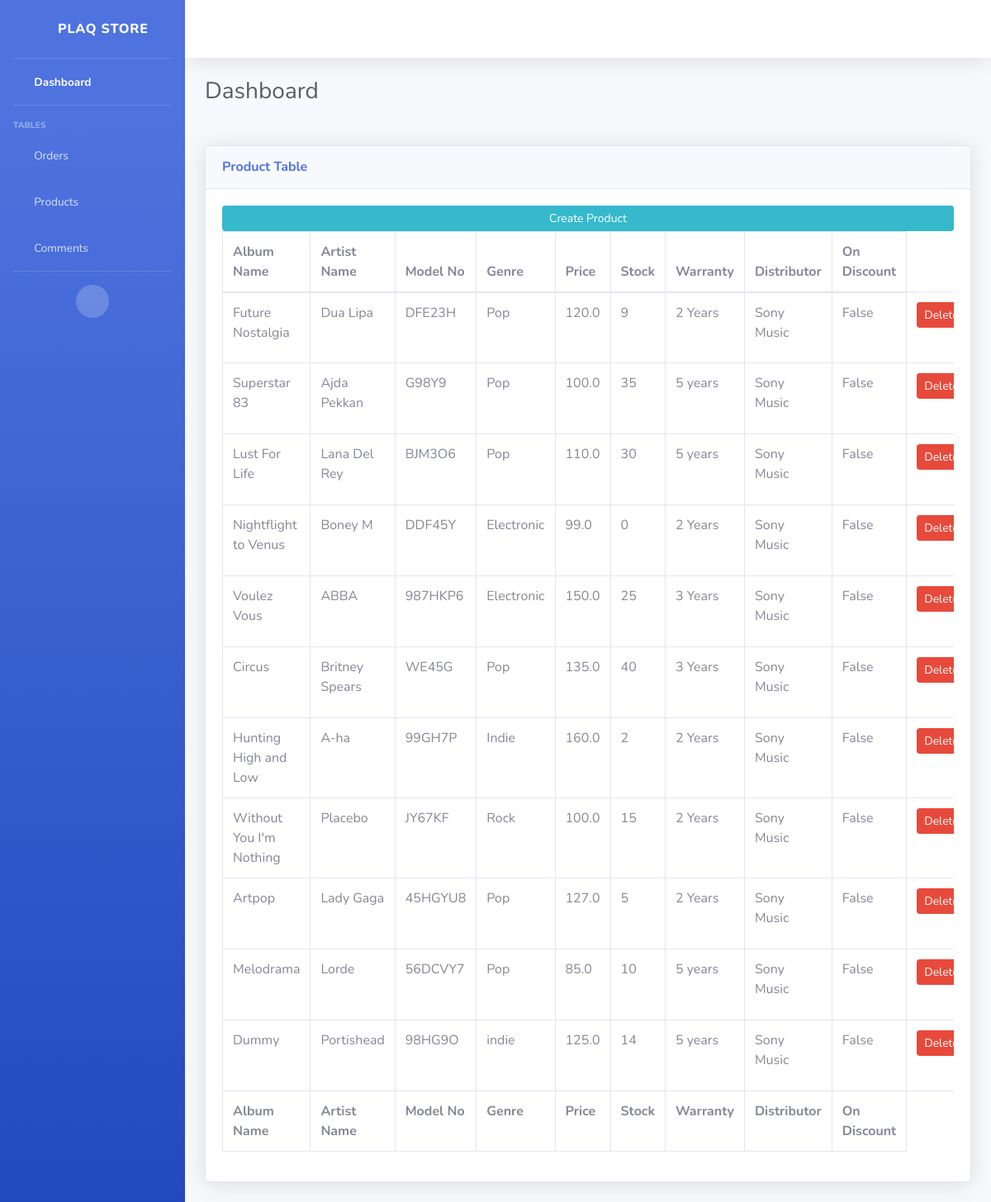
Page /tables/ on the earlier database version.
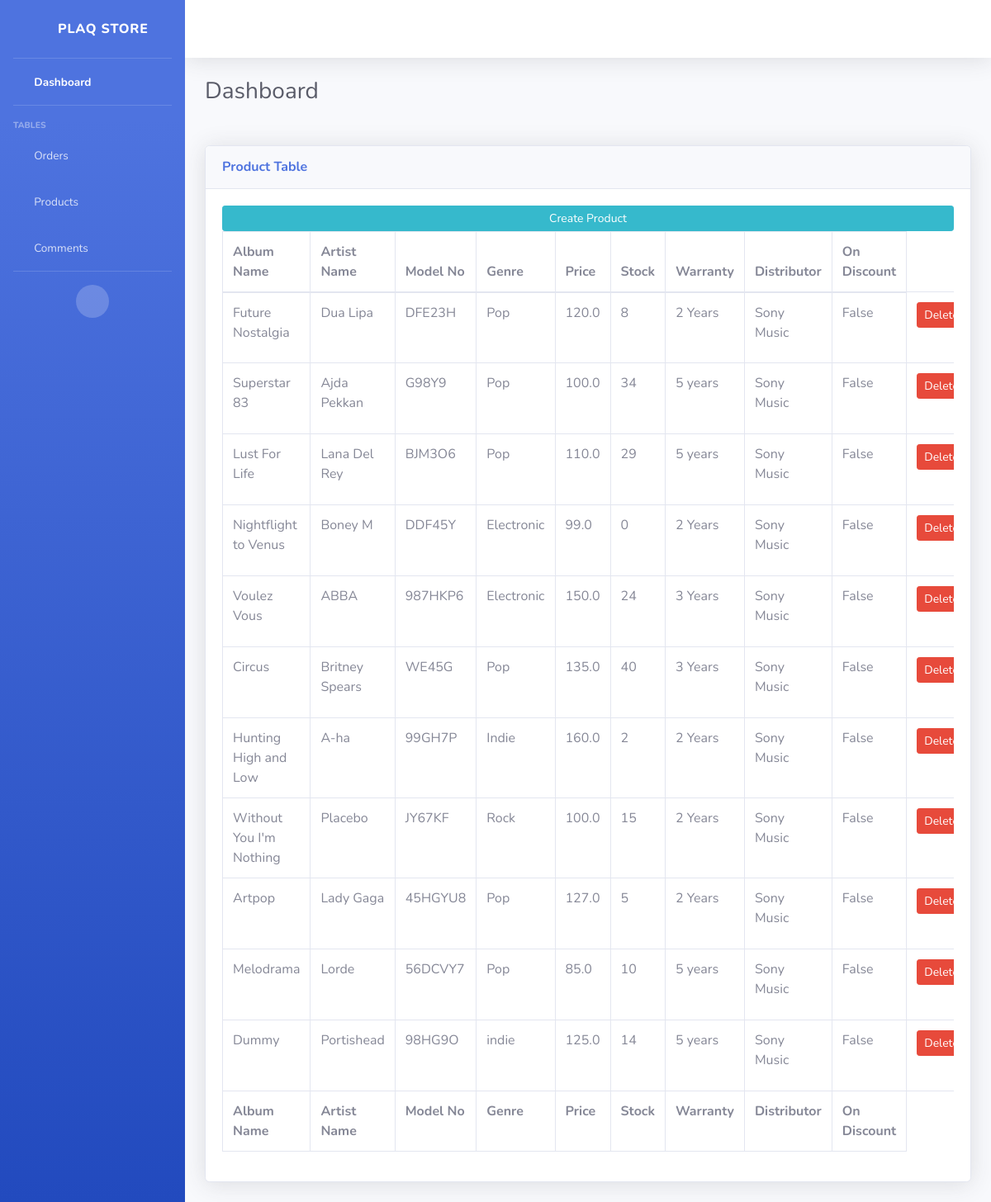
Same page on the later database version.
### store/models.py (models this page shows, shortened)
class Product(models.Model):
    model_no = models.CharField(max_length=200, blank=True, null=True)
    album_name = models.CharField(max_length=200, blank=False)
    artist_name = models.CharField(max_length=200, blank=False)
    description = models.CharField(max_length=500, blank=True, null=True)
    genre = models.CharField(max_length=200, blank=True, null=True)
    warranty = models.CharField(max_length=200, blank=True, null=True)
    distributor = models.CharField(max_length=200, blank=True, null=True)
    price = models.FloatField()
    stock = models.IntegerField(default=0, null=True, blank=True)
    onDiscount = models.BooleanField(default= False)
    image = models.ImageField(blank=True, null=True)

### managers/views.py (the view)
# urls.py: path('tables/', mg.pmTables, name='tables'),
def pmTables(request):
    products = Product.objects.all()
    context={'products': products}
    return render(request, "managers/tables.html", context)

### managers/templates/managers/tables.html (shortened to what this page needs)
{% include 'managers/base.html' %}
{% load static %}
{%block content%}
<div class="card shadow mb-4">
    <div class="card-header py-3">
        <h6 class="m-0 font-weight-bold text-primary">Product Table</h6>
    </div>
    <div class="card-body">
        <a class="btn btn-info  btn-sm btn-block" href="{% url 'create_product' %}">Create Product</a>
        <div class="table-responsive">
            <table class="table table-bordered" id="dataTable" width="100%" cellspacing="0">
                <thead>
                    <tr>
                        <th>Album Name</th>
                        <th>Artist Name</th>
                        <th>Model No</th>
                        <th>Genre</th>
                        <th>Price</th>
                        <th>Stock</th>
                        <th>Warranty</th>
                        <th>Distributor</th>
                        <th>On Discount</th>
                    </tr>
                </thead>
                <tfoot>
                    <tr>
                        <th>Album Name</th>
                        <th>Artist Name</th>
                        <th>Model No</th>
                        <th>Genre</th>
                        <th>Price</th>
                        <th>Stock</th>
                        <th>Warranty</th>
                        <th>Distributor</th>
                        <th>On Discount</th>
                    </tr>
                </tfoot>
                <tbody>
                    {% for product in products %}
                    <tr>
                        <td>{{product.album_name}}</td>
                        <td>{{product.artist_name}}</td>
                        <td>{{product.model_no}}</td>
                        <td>{{product.genre}}</td>
                        <td>{{product.price}}</td>
                        <td>{{product.stock}}</td>
                        <td>{{product.warranty}}</td>
                        <td>{{product.distributor}}</td>
                        <td>{{product.onDiscount}}</td>
                        <td><a class="btn btn-sm btn-danger" href="{% url 'delete_product' product.id %}">Delete</a></td>
                    </tr>
                    {% endfor %}
                </tbody>
            </table>
        </div>
    </div>
</div>
{%endblock content %}

Differences in the rows shown:
changed Product "Future Nostalgia": stock "9" → "8"
changed Product "Superstar 83": stock "35" → "34"
changed Product "Lust For Life": stock "30" → "29"
changed Product "Voulez Vous": stock "25" → "24"
